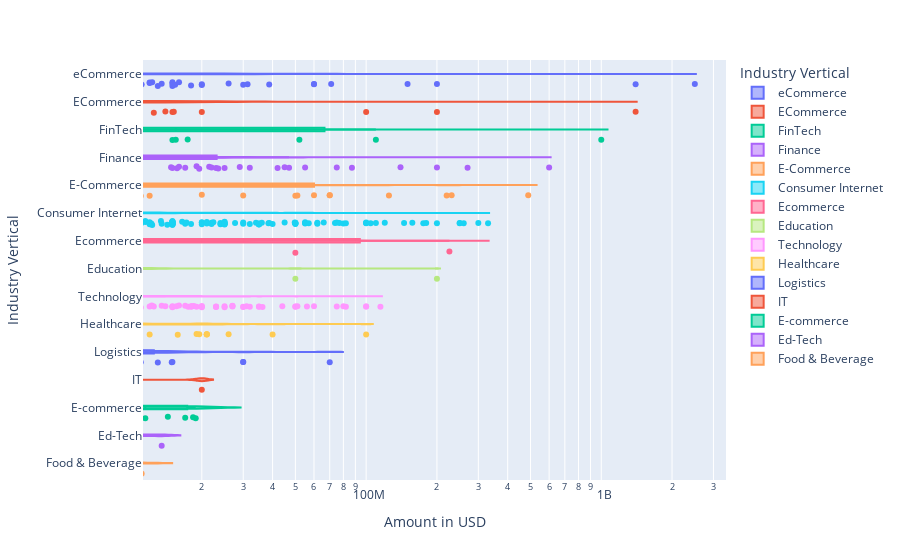

Notebook cell for this chart:
### Code cell
# violin plot
fig = px.violin(df_top_industry_vertical, x="Amount in USD", y="Industry Vertical", color="Industry Vertical", hover_name="Startup Name", log_x=True, box=True, points="all",)
fig.show()

### Figure 1 — Plotly figure (JSON) as saved in the notebook; plotly's stock layout.template omitted (floating-point values rounded to 4 significant figures; data arrays with more than 128 entries replaced by an {"elided": "..."} marker saying what was removed)
{"data": [{"alignmentgroup": "True", "box": {"visible": true}, "hovertemplate": "<b>%{hovertext}</b><br><br>Industry Vertical=%{y}<br>Amount in USD=%{x}<extra></extra>", "hovertext": {"elided": "186 str values"}, "legendgroup": "eCommerce", "marker": {"color": "#636efa"}, "name": "eCommerce", "offsetgroup": "eCommerce", "orientation": "h", "points": "all", "scalegroup": "True", "showlegend": true, "type": "violin", "x": {"elided": "186 int values"}, "x0": " ", "xaxis": "x", "y": {"elided": "186 str values"}, "y0": " ", "yaxis": "y"}, {"alignmentgroup": "True", "box": {"visible": true}, "hovertemplate": "<b>%{hovertext}</b><br><br>Industry Vertical=%{y}<br>Amount in USD=%{x}<extra></extra>", "hovertext": ["Paytm", "Paytm", "Shopclues", "Just Buy Live", "Urban Ladder", "Universal Sportsbiz Pvt. Ltd", "NetMeds", "Xpressbees", "Licious", "Zefo", "Kartrocket", "Wooplr", "SnapBizz", "BigBasket", "Voonik", "Koovs", "Truebil", "Melorra", "Jaypore", "Buildzar", "IMbesharam", "Meesho", "Yaantra", "Ninjacart", "IndustryBuying", "DailyObjects", "Supplified", "Aahaa", "The Good Life", "SavvyMob", "48East", "Fynd", "Careongo", "PinkBlue", "RoadGods", "Johari Shop", "Perfumery", "FreshBoxx", "Leverage Edu", "Happily Unmarried", "TravelSpice", "Paalak", "iOrderFresh", "Zapyle", "Buttercups", "Zappfresh", "Tarusa World", "Wooplr", "Indiamart", "Stylflip", "Blue Tokai Coffee", "Smartcooky", "Smartcooky", "DogSpot", "Instaproc", "Lumiere", "Buildkar", "FirstCry", "SkyCandle", "Teabox.com", "WhatsOnRent"], "legendgroup": "ECommerce", "marker": {"color": "#EF553B"}, "name": "ECommerce", "offsetgroup": "ECommerce", "orientation": "h", "points": "all", "scalegroup": "True", "showlegend": true, "type": "violin", "x": [1400000000, 200000000, 100000000, 20000000, 15200000, 15000000, 14000000, 12500000, 10000000, 9200000, 8000000, 8000000, 7200000, 7000000, 6000000, 5400000, 5150000, 5000000, 5000000, 4000000, 4000000, 3100000, 3100000, 3000000, 1800000, 1400000, 1000000, 1000000, 1000000, 1000000, 500000, 500000, 300000, 223608, 100000, 94000, 30000, null, null, null, null, null, null, null, null, null, null, null, null, null, null, null, null, null, null, null, null, null, null, null, null], "x0": " ", "xaxis": "x", "y": ["ECommerce", "ECommerce", "ECommerce", "ECommerce", "ECommerce", "ECommerce", "ECommerce", "ECommerce", "ECommerce", "ECommerce", "ECommerce", "ECommerce", "ECommerce", "ECommerce", "ECommerce", "ECommerce", "ECommerce", "ECommerce", "ECommerce", "ECommerce", "ECommerce", "ECommerce", "ECommerce", "ECommerce", "ECommerce", "ECommerce", "ECommerce", "ECommerce", "ECommerce", "ECommerce", "ECommerce", "ECommerce", "ECommerce", "ECommerce", "ECommerce", "ECommerce", "ECommerce", "ECommerce", "ECommerce", "ECommerce", "ECommerce", "ECommerce", "ECommerce", "ECommerce", "ECommerce", "ECommerce", "ECommerce", "ECommerce", "ECommerce", "ECommerce", "ECommerce", "ECommerce", "ECommerce", "ECommerce", "ECommerce", "ECommerce", "ECommerce", "ECommerce", "ECommerce", "ECommerce", "ECommerce"], "y0": " ", "yaxis": "y"}, {"alignmentgroup": "True", "box": {"visible": true}, "hovertemplate": "<b>%{hovertext}</b><br><br>Industry Vertical=%{y}<br>Amount in USD=%{x}<extra></extra>", "hovertext": ["Paytm", "Tala", "Biz2Credit", "Aye Finance", "OkCredit", "INDwealth", "FPL Technologies", "Cashflo", "wealthbucket"], "legendgroup": "FinTech", "marker": {"color": "#00cc96"}, "name": "FinTech", "offsetgroup": "FinTech", "orientation": "h", "points": "all", "scalegroup": "True", "showlegend": true, "type": "violin", "x": [1000000000, 110000000, 52000000, 17411265, 15500000, 15000000, 4500000, 3300000, 3000000], "x0": " ", "xaxis": "x", "y": ["FinTech", "FinTech", "FinTech", "FinTech", "FinTech", "FinTech", "FinTech", "FinTech", "FinTech"], "y0": " ", "yaxis": "y"}, {"alignmentgroup": "True", "box": {"visible": true}, "hovertemplate": "<b>%{hovertext}</b><br><br>Industry Vertical=%{y}<br>Amount in USD=%{x}<extra></extra>", "hovertext": ["True North", "Edelweiss", "Epiq Capital", "Alteria Capital", "Lendingkart", "BharatPe", "Varthana", "NeoGrowth Credit", "Kuvera", "InCred Finance", "MSE", "Ofbusiness", "pi Ventures", "Samunnati", "Annapurna Finance", "Capital Float", "AyeFinance", "Spandana Sphoorty", "RenewBuy", "Black Soil", "NeoGrowth", "EarlySalary", "Drip capital", "Alpha Capital", "IDG Ventures", "CoinTribe", "Avail Finance", "Aye Finance", "Aye Finance", "SaveBC", "ISFC", "InCred", "Kinara Capital", "Progcap", "Samunnati Financial Intermediation & Services Pvt. Ltd", "Veritas Finance", "Lendingkart", "AyeFinance", "OptaCredit", "AyeFinance", "Villgro", "Fisdom", "mintifi", "Smartcoin", "Aashiyaan", "Finzy", "Sqqrl", "GramCover", "MyLoanCare", "Prest Loans", "Buddy", "Vola", "OpenTap", "Nivesh", "happay", "Fincash", "Mihuru", "HealthFin", "Crowdera", "Loanzen", "1Crowd", "LenDenClub"], "legendgroup": "Finance", "marker": {"color": "#ab63fa"}, "name": "Finance", "offsetgroup": "Finance", "orientation": "h", "points": "all", "scalegroup": "True", "showlegend": true, "type": "violin", "x": [600000000, 270000000, 200000000, 140000000, 87000000, 75000000, 55000000, 47000000, 45000000, 42000000, 32000000, 29000000, 25000000, 23500000, 23000000, 22000000, 21500000, 19500000, 19000000, 17000000, 16000000, 15700000, 15000000, 14800000, 10000000, 10000000, 9000000, 8000000, 6240000, 6000000, 6000000, 5900000, 5000000, 5000000, 5000000, 4700000, 4700000, 4600000, 4000000, 3800000, 3500000, 3000000, 2000000, 2000000, 2000000, 1000000, 1000000, 1000000, 978000, 570000, 500000, 500000, 450000, 450000, 250000, 150000, 150000, null, null, null, null, null], "x0": " ", "xaxis": "x", "y": ["Finance", "Finance", "Finance", "Finance", "Finance", "Finance", "Finance", "Finance", "Finance", "Finance", "Finance", "Finance", "Finance", "Finance", "Finance", "Finance", "Finance", "Finance", "Finance", "Finance", "Finance", "Finance", "Finance", "Finance", "Finance", "Finance", "Finance", "Finance", "Finance", "Finance", "Finance", "Finance", "Finance", "Finance", "Finance", "Finance", "Finance", "Finance", "Finance", "Finance", "Finance", "Finance", "Finance", "Finance", "Finance", "Finance", "Finance", "Finance", "Finance", "Finance", "Finance", "Finance", "Finance", "Finance", "Finance", "Finance", "Finance", "Finance", "Finance", "Finance", "Finance", "Finance"], "y0": " ", "yaxis": "y"}, {"alignmentgroup": "True", "box": {"visible": true}, "hovertemplate": "<b>%{hovertext}</b><br><br>Industry Vertical=%{y}<br>Amount in USD=%{x}<extra></extra>", "hovertext": ["FabHotels", "Lenskart.com", "Digital Mall Asia", "Meesho", "Grofers", "CarDekho", "Moglix", "NoBroker", "Udaan", "Licious", "CarDekho", "Urban Ladder", "Cars24", "eshakti", "HomeLane", "Specsmakers", "Tea Box", "Infibeam", "The Label Life", "Cash Suvidha", "Vahdam Tea", "Cashify", "Edyoo", "Purplle", "Shopholix", "EasyEcom", "Kashmir Box", "IGP.com", "Garage On Road"], "legendgroup": "E-Commerce", "marker": {"color": "#FFA15A"}, "name": "E-Commerce", "offsetgroup": "E-Commerce", "orientation": "h", "points": "all", "scalegroup": "True", "showlegend": true, "type": "violin", "x": [488997554, 231000000, 220000000, 125000000, 70000000, 70000000, 60000000, 51000000, 50000000, 30000000, 20000000, 12000000, 11000000, 10100000, 10000000, 10000000, 7000000, 6230000, 3100000, 2700000, 1500000, 935089, 735000, 537000, 233000, 150000, null, null, null], "x0": " ", "xaxis": "x", "y": ["E-Commerce", "E-Commerce", "E-Commerce", "E-Commerce", "E-Commerce", "E-Commerce", "E-Commerce", "E-Commerce", "E-Commerce", "E-Commerce", "E-Commerce", "E-Commerce", "E-Commerce", "E-Commerce", "E-Commerce", "E-Commerce", "E-Commerce", "E-Commerce", "E-Commerce", "E-Commerce", "E-Commerce", "E-Commerce", "E-Commerce", "E-Commerce", "E-Commerce", "E-Commerce", "E-Commerce", "E-Commerce", "E-Commerce"], "y0": " ", "yaxis": "y"}, {"alignmentgroup": "True", "box": {"visible": true}, "hovertemplate": "<b>%{hovertext}</b><br><br>Industry Vertical=%{y}<br>Amount in USD=%{x}<extra></extra>", "hovertext": {"elided": "941 str values"}, "legendgroup": "Consumer Internet", "marker": {"color": "#19d3f3"}, "name": "Consumer Internet", "offsetgroup": "Consumer Internet", "orientation": "h", "points": "all", "scalegroup": "True", "showlegend": true, "type": "violin", "x": {"elided": "941 int values"}, "x0": " ", "xaxis": "x", "y": {"elided": "941 str values"}, "y0": " ", "yaxis": "y"}, {"alignmentgroup": "True", "box": {"visible": true}, "hovertemplate": "<b>%{hovertext}</b><br><br>Industry Vertical=%{y}<br>Amount in USD=%{x}<extra></extra>", "hovertext": ["Zilingo", "Meesho", "eShakti", "Gingercrush", "Heads Up For Tails", "Glassic", "Hungry Foal", "Moglix"], "legendgroup": "Ecommerce", "marker": {"color": "#FF6692"}, "name": "Ecommerce", "offsetgroup": "Ecommerce", "orientation": "h", "points": "all", "scalegroup": "True", "showlegend": true, "type": "violin", "x": [226000000, 50000000, 2300000, 1000000, 1000000, null, null, null], "x0": " ", "xaxis": "x", "y": ["Ecommerce", "Ecommerce", "Ecommerce", "Ecommerce", "Ecommerce", "Ecommerce", "Ecommerce", "Ecommerce"], "y0": " ", "yaxis": "y"}, {"alignmentgroup": "True", "box": {"visible": true}, "hovertemplate": "<b>%{hovertext}</b><br><br>Industry Vertical=%{y}<br>Amount in USD=%{x}<extra></extra>", "hovertext": ["Furtados School of Music", "Byjus", "EduPristine", "Rao IIT Academy", "Eruditus", "Simplilearn", "Avanti Learning", "CueMath", "MyCity4Kids", "Sunstone Eduversity Pvt. Ltd", "Imarticus Learning", "EduAce Services", "Convegenius", "Justdakhila.com", "TopRankers", "Genius Corner", "Myly", "MyChild App", "Gyaanzone", "Prepathon", "Fundamentor", "Vahan", "Magic Crate", "Career360"], "legendgroup": "Education", "marker": {"color": "#B6E880"}, "name": "Education", "offsetgroup": "Education", "orientation": "h", "points": "all", "scalegroup": "True", "showlegend": true, "type": "violin", "x": [200000000, 50000000, 10000000, 8600000, 8200000, 6000000, 5000000, 4000000, 3000000, 1500000, 1000000, 1000000, 900000, 750000, 670000, 278000, 100000, 100000, 45000, null, null, null, null, null], "x0": " ", "xaxis": "x", "y": ["Education", "Education", "Education", "Education", "Education", "Education", "Education", "Education", "Education", "Education", "Education", "Education", "Education", "Education", "Education", "Education", "Education", "Education", "Education", "Education", "Education", "Education", "Education", "Education"], "y0": " ", "yaxis": "y"}, {"alignmentgroup": "True", "box": {"visible": true}, "hovertemplate": "<b>%{hovertext}</b><br><br>Industry Vertical=%{y}<br>Amount in USD=%{x}<extra></extra>", "hovertext": {"elided": "478 str values"}, "legendgroup": "Technology", "marker": {"color": "#FF97FF"}, "name": "Technology", "offsetgroup": "Technology", "orientation": "h", "points": "all", "scalegroup": "True", "showlegend": true, "type": "violin", "x": {"elided": "478 int values"}, "x0": " ", "xaxis": "x", "y": {"elided": "478 str values"}, "y0": " ", "yaxis": "y"}, {"alignmentgroup": "True", "box": {"visible": true}, "hovertemplate": "<b>%{hovertext}</b><br><br>Industry Vertical=%{y}<br>Amount in USD=%{x}<extra></extra>", "hovertext": ["Shape", "Healthcare at Home", "Portea", "Asia Institute Of Medical Science", "Medwell Ventures", "Tynor Othontics", "iGenetics", "Sigtuple", "Medikabazaar", "healthifyme", "MedGenome", "CureFit", "Axio", "OncoStem", "MyUpchar", "Healthsignz", "mfine", "medECUBE", "Care24", "MamaEarth", "Healthi", "Cult", "Wellthy", "The Healthy Billions", "Vyome Biosciences", "Doxper", "eKincare", "Address Health", "MobieFit", "PeeSafe.in", "3HCare", "Letsmd", "PeeSafe", "Cygnus Hospitals", "5th Vital", "Karma Healthcare", "PeeBuddy", "Touchkin", "NirogStreet", "Pramati", "HWell24", "MEngage", "Life Circle", "PlanMy MedicalTrip", "iNICU", "Zoctr", "Theranosis", "Pregbuddy", "mamaearth", "Visit", "MedTel", "Predible Health", "HWell24 Plus", "Curatio", "HealthIntel", "QorQI", "Niramai", "Xcode", "Tricog", "MobiDent", "HEAL Institute", "Consure Medical", "Cult Fitness", "Transcell", "LiveNutriFit", "Invictus Oncology", "Obino", "Remidio", "Saral Designs", "Gajty"], "legendgroup": "Healthcare", "marker": {"color": "#FECB52"}, "name": "Healthcare", "offsetgroup": "Healthcare", "orientation": "h", "points": "all", "scalegroup": "True", "showlegend": true, "type": "violin", "x": [100000000, 40000000, 26000000, 21000000, 21000000, 21000000, 19500000, 19000000, 15800000, 12000000, 10000000, 10000000, 7400000, 6000000, 5000000, 5000000, 4200000, 4000000, 4000000, 4000000, 3100000, 3000000, 2100000, 2100000, 2000000, 1900000, 1500000, 1500000, 1350000, 1000000, 1000000, 1000000, 1000000, 750000, 500000, 500000, 443000, 400000, 300000, 200000, 200000, 175000, 150000, 150000, null, null, null, null, null, null, null, null, null, null, null, null, null, null, null, null, null, null, null, null, null, null, null, null, null, null], "x0": " ", "xaxis": "x", "y": ["Healthcare", "Healthcare", "Healthcare", "Healthcare", "Healthcare", "Healthcare", "Healthcare", "Healthcare", "Healthcare", "Healthcare", "Healthcare", "Healthcare", "Healthcare", "Healthcare", "Healthcare", "Healthcare", "Healthcare", "Healthcare", "Healthcare", "Healthcare", "Healthcare", "Healthcare", "Healthcare", "Healthcare", "Healthcare", "Healthcare", "Healthcare", "Healthcare", "Healthcare", "Healthcare", "Healthcare", "Healthcare", "Healthcare", "Healthcare", "Healthcare", "Healthcare", "Healthcare", "Healthcare", "Healthcare", "Healthcare", "Healthcare", "Healthcare", "Healthcare", "Healthcare", "Healthcare", "Healthcare", "Healthcare", "Healthcare", "Healthcare", "Healthcare", "Healthcare", "Healthcare", "Healthcare", "Healthcare", "Healthcare", "Healthcare", "Healthcare", "Healthcare", "Healthcare", "Healthcare", "Healthcare", "Healthcare", "Healthcare", "Healthcare", "Healthcare", "Healthcare", "Healthcare", "Healthcare", "Healthcare", "Healthcare"], "y0": " ", "yaxis": "y"}, {"alignmentgroup": "True", "box": {"visible": true}, "hovertemplate": "<b>%{hovertext}</b><br><br>Industry Vertical=%{y}<br>Amount in USD=%{x}<extra></extra>", "hovertext": ["Blackbuck", "Ecom Express", "Delhivery", "Rivigo", "TruckingCube", "Leap India", "Origo Commodities India Pvt. Ltd", "Shadowfox", "4tigo", "Pando", "BlackBuck", "Schedulers Logistics", "Emiza", "TruxApp", "WoW Express", "Grab.in", "StanPlus", "Shipsy", "Connect India", "Truckola", "MaalGaadi", "SpeedBox", "Zebroads", "Box My Space", "VDeliver", "Loadshare", "GoComet", "Pikkol", "Pikkol", "Quickli", "Gobolt", "Derbii"], "legendgroup": "Logistics", "marker": {"color": "#636efa"}, "name": "Logistics", "offsetgroup": "Logistics", "orientation": "h", "points": "all", "scalegroup": "True", "showlegend": true, "type": "violin", "x": [70000000, 30000000, 30000000, 15000000, 14900000, 13000000, 11000000, 10000000, 10000000, 9000000, 7700000, 6000000, 4500000, 3100000, 2200000, 2000000, 1100000, 1000000, 1000000, 595000, 375000, 300000, 75000, null, null, null, null, null, null, null, null, null], "x0": " ", "xaxis": "x", "y": ["Logistics", "Logistics", "Logistics", "Logistics", "Logistics", "Logistics", "Logistics", "Logistics", "Logistics", "Logistics", "Logistics", "Logistics", "Logistics", "Logistics", "Logistics", "Logistics", "Logistics", "Logistics", "Logistics", "Logistics", "Logistics", "Logistics", "Logistics", "Logistics", "Logistics", "Logistics", "Logistics", "Logistics", "Logistics", "Logistics", "Logistics", "Logistics"], "y0": " ", "yaxis": "y"}, {"alignmentgroup": "True", "box": {"visible": true}, "hovertemplate": "<b>%{hovertext}</b><br><br>Industry Vertical=%{y}<br>Amount in USD=%{x}<extra></extra>", "hovertext": ["Capillary", "Anchanto", "Narvar", "Disprz", "Elucidata", "Credy", "Entropik", "19th mile"], "legendgroup": "IT", "marker": {"color": "#EF553B"}, "name": "IT", "offsetgroup": "IT", "orientation": "h", "points": "all", "scalegroup": "True", "showlegend": true, "type": "violin", "x": [20000000, 4000000, 3000000, 2500000, 1700000, 1400000, 1100000, 180000], "x0": " ", "xaxis": "x", "y": ["IT", "IT", "IT", "IT", "IT", "IT", "IT", "IT"], "y0": " ", "yaxis": "y"}, {"alignmentgroup": "True", "box": {"visible": true}, "hovertemplate": "<b>%{hovertext}</b><br><br>Industry Vertical=%{y}<br>Amount in USD=%{x}<extra></extra>", "hovertext": ["Appario Retail Pvt Ltd.", "Mamaearth", "Medlife", "KrazyBee", "GlowRoad", "Milkbasket", "My Healthcare", "Craftsvilla", "Kabadiwala", "StyleDotMe", "WOTU", "DAAKI"], "legendgroup": "E-commerce", "marker": {"color": "#00cc96"}, "name": "E-commerce", "offsetgroup": "E-commerce", "orientation": "h", "points": "all", "scalegroup": "True", "showlegend": true, "type": "violin", "x": [18840000, 18358860, 17000000, 14342000, 11500000, 3000000, 3000000, 2443495, 430665, null, null, null], "x0": " ", "xaxis": "x", "y": ["E-commerce", "E-commerce", "E-commerce", "E-commerce", "E-commerce", "E-commerce", "E-commerce", "E-commerce", "E-commerce", "E-commerce", "E-commerce", "E-commerce"], "y0": " ", "yaxis": "y"}, {"alignmentgroup": "True", "box": {"visible": true}, "hovertemplate": "<b>%{hovertext}</b><br><br>Industry Vertical=%{y}<br>Amount in USD=%{x}<extra></extra>", "hovertext": ["IMAX Program", "Vedantu", "Littlemore", "quizizz", "Edureka", "Avishkaar Box", "Shirsa Labs", "Nayi Disha", "kidovators", "IndigoLearn", "Toppr", "Kriger Campus", "Chrysalis", "Purple Squirrel"], "legendgroup": "Ed-Tech", "marker": {"color": "#ab63fa"}, "name": "Ed-Tech", "offsetgroup": "Ed-Tech", "orientation": "h", "points": "all", "scalegroup": "True", "showlegend": true, "type": "violin", "x": [13500000, 10000000, 3000000, 3000000, 2000000, 772500, 500000, 300000, 180000, 150000, 100000, 46140, null, null], "x0": " ", "xaxis": "x", "y": ["Ed-Tech", "Ed-Tech", "Ed-Tech", "Ed-Tech", "Ed-Tech", "Ed-Tech", "Ed-Tech", "Ed-Tech", "Ed-Tech", "Ed-Tech", "Ed-Tech", "Ed-Tech", "Ed-Tech", "Ed-Tech"], "y0": " ", "yaxis": "y"}, {"alignmentgroup": "True", "box": {"visible": true}, "hovertemplate": "<b>%{hovertext}</b><br><br>Industry Vertical=%{y}<br>Amount in USD=%{x}<extra></extra>", "hovertext": ["Big Fish Ventures", "Faasos", "RAW Pressery", "B9 Beverages", "WayCool", "Fresh Food Concepts", "GoldFarm", "Hello Curry", "MyGreens", "Yumlane", "Bonhomia", "Dropkaffe", "FYRE", "Biryani Blues", "Chai Thela", "Chevon", "HealthSutra", "Sattviko", "Drums Food", "Bonhomia", "Tpot", "Roll Mafia", "WIMWI Foods"], "legendgroup": "Food & Beverage", "marker": {"color": "#FFA15A"}, "name": "Food & Beverage", "offsetgroup": "Food & Beverage", "orientation": "h", "points": "all", "scalegroup": "True", "showlegend": true, "type": "violin", "x": [11100000, 6300000, 6000000, 6000000, 2700000, 2000000, 2000000, 1500000, 1000000, 1000000, 1000000, 550000, 500000, 368000, 218000, null, null, null, null, null, null, null, null], "x0": " ", "xaxis": "x", "y": ["Food & Beverage", "Food & Beverage", "Food & Beverage", "Food & Beverage", "Food & Beverage", "Food & Beverage", "Food & Beverage", "Food & Beverage", "Food & Beverage", "Food & Beverage", "Food & Beverage", "Food & Beverage", "Food & Beverage", "Food & Beverage", "Food & Beverage", "Food & Beverage", "Food & Beverage", "Food & Beverage", "Food & Beverage", "Food & Beverage", "Food & Beverage", "Food & Beverage", "Food & Beverage"], "y0": " ", "yaxis": "y"}], "layout": {"legend": {"title": {"text": "Industry Vertical"}, "tracegroupgap": 0}, "margin": {"t": 60}, "violinmode": "overlay", "xaxis": {"anchor": "y", "domain": [0, 1], "title": {"text": "Amount in USD"}, "type": "log"}, "yaxis": {"anchor": "x", "categoryarray": ["Food & Beverage", "Ed-Tech", "E-commerce", "IT", "Logistics", "Healthcare", "Technology", "Education", "Ecommerce", "Consumer Internet", "E-Commerce", "Finance", "FinTech", "ECommerce", "eCommerce"], "categoryorder": "array", "domain": [0, 1], "title": {"text": "Industry Vertical"}}}}
